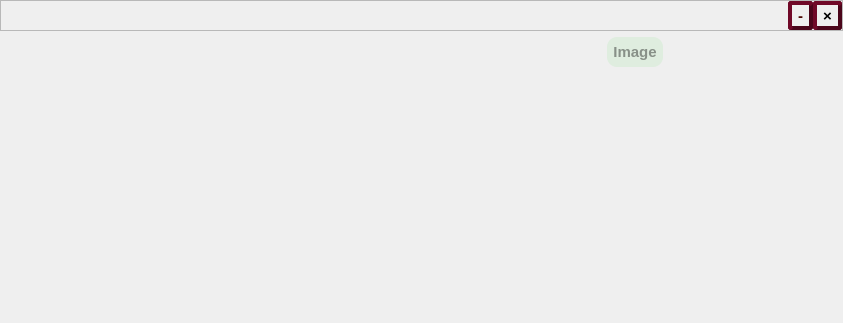
<?xml version="1.0" encoding="UTF-8"?>
<ui version="4.0">
 <class>Widget</class>
 <widget class="QWidget" name="Widget">
  <property name="geometry">
   <rect>
    <x>0</x>
    <y>0</y>
    <width>843</width>
    <height>323</height>
   </rect>
  </property>
  <property name="windowTitle">
   <string>Widget</string>
  </property>
  <property name="styleSheet">
   <string notr="true"/>
  </property>
  <layout class="QGridLayout" name="gridLayout_2">
   <property name="leftMargin">
    <number>0</number>
   </property>
   <property name="topMargin">
    <number>0</number>
   </property>
   <property name="rightMargin">
    <number>0</number>
   </property>
   <property name="bottomMargin">
    <number>0</number>
   </property>
   <property name="horizontalSpacing">
    <number>0</number>
   </property>
   <item row="3" column="1" colspan="2">
    <widget class="QPushButton" name="pushButton">
     <property name="sizePolicy">
      <sizepolicy hsizetype="Fixed" vsizetype="Fixed">
       <horstretch>0</horstretch>
       <verstretch>0</verstretch>
      </sizepolicy>
     </property>
     <property name="styleSheet">
      <string notr="true">QPushButton{
	background-color:rgba(100,225,100,30);
	border-style:outset;式（inset/outset）
	border-width:4px;                    
	border-radius:10px;               
	border-color:rgba(255,255,255,30);
	font:bold 15px;                    
	color:rgba(0,0,0,100);            
	padding:6px;                        
	}
	QPushButton:pressed {
	background-color:rgba(100,255,100,200);
	border-color:rgba(255,255,255,30);
	border-style:inset;
	color:rgba(0,0,0,100);
	}
	QPushButton:hover:!pressed{
	background-color:rgba(100,255,100,100);
	border-color:rgba(255,255,255,200);
	color:rgba(0,0,0,200);
	}
</string>
     </property>
     <property name="text">
      <string>Image</string>
     </property>
    </widget>
   </item>
   <item row="7" column="1" colspan="2">
    <widget class="QLabel" name="label_2">
     <property name="sizePolicy">
      <sizepolicy hsizetype="Preferred" vsizetype="Preferred">
       <horstretch>0</horstretch>
       <verstretch>0</verstretch>
      </sizepolicy>
     </property>
     <property name="text">
      <string/>
     </property>
    </widget>
   </item>
   <item row="5" column="3" rowspan="2">
    <spacer name="horizontalSpacer_2">
     <property name="orientation">
      <enum>Qt::Horizontal</enum>
     </property>
     <property name="sizeHint" stdset="0">
      <size>
       <width>173</width>
       <height>20</height>
      </size>
     </property>
    </spacer>
   </item>
   <item row="7" column="3">
    <spacer name="horizontalSpacer_6">
     <property name="orientation">
      <enum>Qt::Horizontal</enum>
     </property>
     <property name="sizeHint" stdset="0">
      <size>
       <width>173</width>
       <height>20</height>
      </size>
     </property>
    </spacer>
   </item>
   <item row="5" column="0" rowspan="2">
    <spacer name="horizontalSpacer_4">
     <property name="orientation">
      <enum>Qt::Horizontal</enum>
     </property>
     <property name="sizeHint" stdset="0">
      <size>
       <width>607</width>
       <height>20</height>
      </size>
     </property>
    </spacer>
   </item>
   <item row="5" column="1" rowspan="2" colspan="2">
    <widget class="QLabel" name="label">
     <property name="text">
      <string/>
     </property>
    </widget>
   </item>
   <item row="7" column="0">
    <spacer name="horizontalSpacer_5">
     <property name="orientation">
      <enum>Qt::Horizontal</enum>
     </property>
     <property name="sizeHint" stdset="0">
      <size>
       <width>607</width>
       <height>20</height>
      </size>
     </property>
    </spacer>
   </item>
   <item row="0" column="0" rowspan="3" colspan="4">
    <widget class="QFrame" name="frame">
     <property name="maximumSize">
      <size>
       <width>16777215</width>
       <height>31</height>
      </size>
     </property>
     <property name="frameShape">
      <enum>QFrame::StyledPanel</enum>
     </property>
     <property name="frameShadow">
      <enum>QFrame::Raised</enum>
     </property>
     <layout class="QGridLayout" name="gridLayout">
      <property name="topMargin">
       <number>0</number>
      </property>
      <property name="rightMargin">
       <number>0</number>
      </property>
      <property name="bottomMargin">
       <number>0</number>
      </property>
      <property name="spacing">
       <number>0</number>
      </property>
      <item row="0" column="0">
       <spacer name="horizontalSpacer_7">
        <property name="orientation">
         <enum>Qt::Horizontal</enum>
        </property>
        <property name="sizeHint" stdset="0">
         <size>
          <width>764</width>
          <height>20</height>
         </size>
        </property>
       </spacer>
      </item>
      <item row="0" column="1">
       <widget class="QPushButton" name="minsizeButton">
        <property name="sizePolicy">
         <sizepolicy hsizetype="Fixed" vsizetype="Fixed">
          <horstretch>0</horstretch>
          <verstretch>0</verstretch>
         </sizepolicy>
        </property>
        <property name="maximumSize">
         <size>
          <width>41</width>
          <height>31</height>
         </size>
        </property>
        <property name="styleSheet">
         <string notr="true">QPushButton{
	background-color:rgba(255,225,255,0%);	/*背景色（也可以设置图片）*/
	border-style:outset;                    /*边框样式（inset/outset）*/
	border-width:4px;                       /*边框宽度像素*/
	border-radius:3px;                      /*边框圆角半径像素*/
	border-color:rgba(75,6,27);      /*边框颜色*/
	font:bold 15px;                         /*字体字体大小*/
	color:rgba(75,9,4);                      /*字体颜色*/
	padding:6px;                            /*填衬*/
	}
	/*鼠标按下样式*/
	QPushButton:pressed{
	background-color:rgba(255,0,0,200);
	border-color:rgba(255,255,255,30);
	border-style:inset;
	color:rgba(0,0,0,100);
	}
	/*鼠标悬停样式*/
	QPushButton:hover:!pressed{
	background-color:rgba(100,255,100,50%);
	border-color:rgba(255,255,255,80%);
	color:rgba(0,0,0,200);
	}</string>
        </property>
        <property name="text">
         <string>-</string>
        </property>
       </widget>
      </item>
      <item row="0" column="3">
       <widget class="QPushButton" name="closeButton">
        <property name="sizePolicy">
         <sizepolicy hsizetype="Fixed" vsizetype="Fixed">
          <horstretch>0</horstretch>
          <verstretch>0</verstretch>
         </sizepolicy>
        </property>
        <property name="maximumSize">
         <size>
          <width>41</width>
          <height>31</height>
         </size>
        </property>
        <property name="styleSheet">
         <string notr="true">QPushButton{
	background-color:rgba(255,225,255,0%);	/*背景色（也可以设置图片）*/
	border-style:outset;                    /*边框样式（inset/outset）*/
	border-width:4px;                       /*边框宽度像素*/
	border-radius:3px;                      /*边框圆角半径像素*/
	border-color:rgba(75,6,27);      /*边框颜色*/
	font:bold 15px;                         /*字体字体大小*/
	color:rgba(0,0,0);                      /*字体颜色*/
	padding:6px;                            /*填衬*/
	}
	/*鼠标按下样式*/
	QPushButton:pressed{
	background-color:rgba(255,0,0,200);
	border-color:rgba(255,255,255,30);
	border-style:inset;
	color:rgba(0,0,0,100);
	}
	/*鼠标悬停样式*/
	QPushButton:hover:!pressed{
	background-color:rgba(100,255,100,50%);
	border-color:rgba(255,255,255,80%);
	color:rgba(0,0,0,200);
	}</string>
        </property>
        <property name="text">
         <string>×</string>
        </property>
       </widget>
      </item>
     </layout>
    </widget>
   </item>
   <item row="3" column="0">
    <spacer name="horizontalSpacer_3">
     <property name="orientation">
      <enum>Qt::Horizontal</enum>
     </property>
     <property name="sizeHint" stdset="0">
      <size>
       <width>607</width>
       <height>20</height>
      </size>
     </property>
    </spacer>
   </item>
   <item row="3" column="3">
    <spacer name="horizontalSpacer">
     <property name="orientation">
      <enum>Qt::Horizontal</enum>
     </property>
     <property name="sizeHint" stdset="0">
      <size>
       <width>173</width>
       <height>20</height>
      </size>
     </property>
    </spacer>
   </item>
   <item row="4" column="2">
    <spacer name="verticalSpacer">
     <property name="orientation">
      <enum>Qt::Vertical</enum>
     </property>
     <property name="sizeType">
      <enum>QSizePolicy::Fixed</enum>
     </property>
     <property name="sizeHint" stdset="0">
      <size>
       <width>20</width>
       <height>17</height>
      </size>
     </property>
    </spacer>
   </item>
   <item row="6" column="2">
    <spacer name="verticalSpacer_4">
     <property name="orientation">
      <enum>Qt::Vertical</enum>
     </property>
     <property name="sizeType">
      <enum>QSizePolicy::Fixed</enum>
     </property>
     <property name="sizeHint" stdset="0">
      <size>
       <width>20</width>
       <height>17</height>
      </size>
     </property>
    </spacer>
   </item>
   <item row="8" column="2">
    <spacer name="verticalSpacer_2">
     <property name="orientation">
      <enum>Qt::Vertical</enum>
     </property>
     <property name="sizeHint" stdset="0">
      <size>
       <width>20</width>
       <height>163</height>
      </size>
     </property>
    </spacer>
   </item>
   <item row="1" column="0">
    <spacer name="verticalSpacer_3">
     <property name="orientation">
      <enum>Qt::Vertical</enum>
     </property>
     <property name="sizeType">
      <enum>QSizePolicy::Fixed</enum>
     </property>
     <property name="sizeHint" stdset="0">
      <size>
       <width>20</width>
       <height>17</height>
      </size>
     </property>
    </spacer>
   </item>
  </layout>
 </widget>
 <layoutdefault spacing="6" margin="11"/>
 <resources/>
 <connections/>
</ui>
